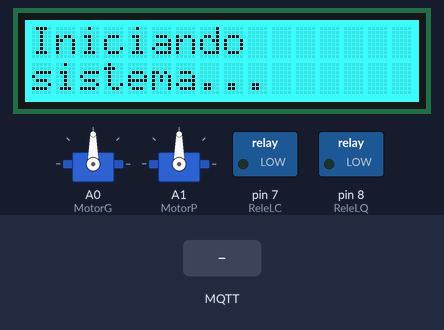
The sketch below on a simulated Arduino Uno, built with avr-gcc and run on an emulated ATmega328P. Shown: 16×2 character LCD, 2 × servo, switched loads named in the sketch (green lamp = pin HIGH). The inputs (shaded band) are chosen by the test bench. WiFi joins after 1.5 s; servers stay silent unless stated; no MQTT or app messages arrive unless stated; what the sketch prints to the serial monitor is not drawn.

Above: at 4.2 s.
4.3 s: MQTT message "1" arrives on the second subscribed topic
At 6.2 s:
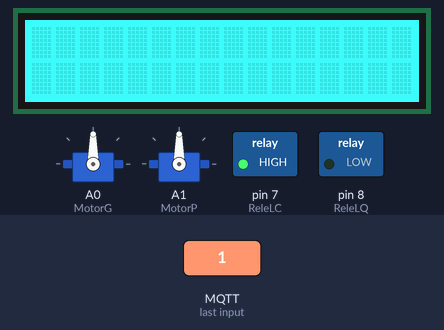
7.0 s: MQTT message "1" arrives on the third subscribed topic
At 7.9 s:
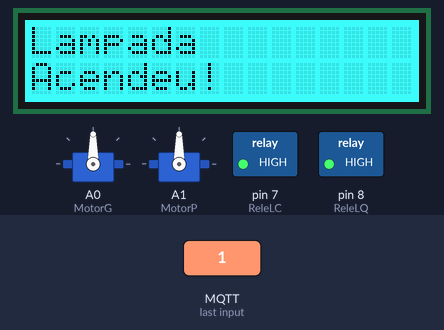
9.7 s: MQTT message "CozinhaLamp" arrives on the second subscribed topic
At 10.4 s:
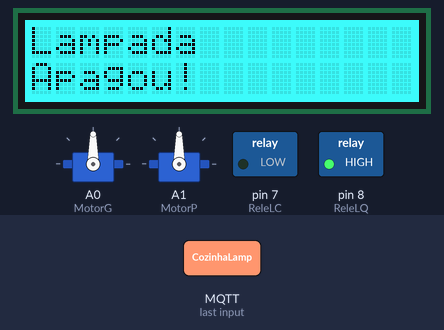
12.4 s: MQTT message "CozinhaLamp" arrives on the third subscribed topic
At 14.7 s:
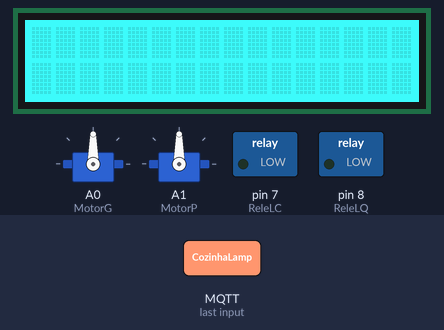
Timing chart, 0 to 16.1 s (numbered marks = the images above; inputs shaded):
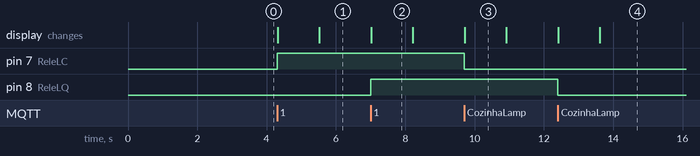

Measured:
- after the input at 4.3 s, pin 7 (ReleLC): LOW → HIGH at once; the display: first changes at once (image 1 shows a later state)
- after the input at 7.0 s, pin 8 (ReleLQ): LOW → HIGH at once; the display: changes at once (image 2)
- after the input at 9.7 s, pin 7 (ReleLC): HIGH → LOW at once; the display: changes at once (image 3)
- after the input at 12.4 s, pin 8 (ReleLQ): HIGH → LOW at once; the display: first changes at once (image 4 shows a later state)
- what the display in image 2 shows lasts 1.2 s, from 7.0 s to 8.2 s

The sketch:

bora.ino
```cpp
#include <Wire.h>
#include "rgb_lcd.h"
#include <Servo.h>

#include <SPI.h>
#include <Ethernet.h>
#include <PubSubClient.h>

rgb_lcd lcd;

#define ReleLC 7
#define ReleLQ 8
Servo MotorG;
Servo MotorP;

// Update these with values suitable for your network.
byte mac[] = {  0xDE, 0xEC, 0xAA, 0xEE, 0x15, 0x30 }; //colocar matricula
//IPAddress ip(192, 168, 0, 15); comentado pois está dinamico no roteador
IPAddress broker(192, 168, 2, 4); //server ubunto/broker eh o que faz a comunicacao

EthernetClient ethClient;
PubSubClient client(ethClient);

void callback(char* topic, byte* payload, unsigned int length) {
  Serial.print("Message arrived [");
  Serial.print(topic);
  Serial.print("] ");
  for (int i = 0; i < length; i++) {
    Serial.print((char)payload[i]);
  }
  Serial.println();

  if (strcmp(topic, "CozinhaLamp") == 0)
  {

    int val = atoi((char*)payload);
    if (val == 1)
    {
      digitalWrite(ReleLC, HIGH);
      Serial.println("Lampada da cozinha acendeu!");
      lcd.setCursor(0, 0);
      lcd.print("Lampada");
      lcd.setCursor(0, 1);
      lcd.print("Acendeu!");
      delay(1200);
      lcd.clear();

    } else if (val == 0 ) {

      digitalWrite(ReleLC, LOW);
      Serial.println("Lampada da cozinha apagou!");
      lcd.setCursor(0, 0);
      lcd.print("Lampada");
      lcd.setCursor(0, 1);
      lcd.print("Apagou!");
      delay(1200);
      lcd.clear();
    }
  }

  if (strcmp(topic, "QuartoLamp") == 0)
  {

    int val = atoi((char*)payload);
    if (val == 1)
    {
      digitalWrite(ReleLQ, HIGH);
      Serial.println("Lampada do quarto acendeu!");
      lcd.setCursor(0, 0);
      lcd.print("Lampada");
      lcd.setCursor(0, 1);
      lcd.print("Acendeu!");
      delay(1200);
      lcd.clear();

    } else if (val == 0 ) {

      digitalWrite(ReleLQ, LOW);
      Serial.println("Lampada do quarto apagou!");
      lcd.setCursor(0, 0);
      lcd.print("Lampada");
      lcd.setCursor(0, 1);
      lcd.print("Apagou!");
      delay(1200);
      lcd.clear();
    }
  }

  if (strcmp(topic, "GaragemPortao") == 0)
  {
    int val = atoi((char*)payload);
    if (val == 1)
    {
      MotorG.write(0);
      Serial.println("Portao da garagem abriu!");
      lcd.setCursor(0, 0);
      lcd.print("Portao Garagem");
      lcd.setCursor(0, 1);
      lcd.print("Abriu!");
      delay(1200);
      lcd.clear();

    } else if (val == 0) {

      MotorG.write(90);
      Serial.println("Portao da garagem fechou!");
      lcd.setCursor(0, 0);
      lcd.print("Portao Garagem");
      lcd.setCursor(0, 1);
      lcd.print("Fechou!");
      delay(1200);
      lcd.clear();

    }
  }

  if (strcmp(topic, "QuartoPorta") == 0)
  {
    int val = atoi((char*)payload);
    if (val == 1)
    {
      MotorP.write(90);
      Serial.println("Porta do Quarto abriu!");
      lcd.setCursor(0, 0);
      lcd.print("Porta do Quarto");
      lcd.setCursor(0, 1);
      lcd.print("Abriu!");
      delay(1200);
      lcd.clear();
    } else if (val == 0) {

      MotorP.write(0);
      Serial.println("Porta do Quarto fechou!");
      lcd.setCursor(0, 0);
      lcd.print("Porta do Quarto");
      lcd.setCursor(0, 1);
      lcd.print("Fechou!");
      delay(1200);
      lcd.clear();

    }
  }

  memset(payload, 0, length);
}

void reconnect() {
  // Loop until we're reconnected
  while (!client.connected()) {
    Serial.print("Attempting MQTT connection...");
    // Attempt to connect
    if (client.connect("arduinoClient")) {
      Serial.println("connected");
      // Once connected, publish an announcement...
      client.publish("outTopic", "hello world");
      // ... and resubscribe
      client.subscribe("inTopic");//topico para ser subscrito
      client.subscribe("CozinhaLamp");
      client.subscribe("QuartoLamp");
      client.subscribe("GaragemPortao");
      client.subscribe("QuartoPorta");
    } else {
      Serial.print("failed, rc=");
      Serial.print(client.state());
      Serial.println(" try again in 5 seconds");
      // Wait 2 seconds before retrying
      delay(2000);
    }
  }
}

void setup()
{
  Serial.begin(115200);

  lcd.begin(16, 2);
  lcd.setRGB(0, 255, 255);
  lcd.print("Iniciando");
  lcd.setCursor(0, 1);
  lcd.print("sistema...");
  pinMode(ReleLC, OUTPUT);
  pinMode(ReleLQ, OUTPUT);
  MotorG.attach(A0);
  MotorP.attach(A1);
  digitalWrite(ReleLC, LOW);
  digitalWrite(ReleLQ, LOW);

  Serial.println("Starting System...");

  if (Ethernet.begin(mac) == 0)
  {
    Serial.println("Failed to configure Ethernet using DHCP");
  }
  else
  {
    Serial.println("Succeeded to configure Ethernet using DHCP");
  }
  // print your local IP address:
  Serial.print("My IP address: ");
  for (byte thisByte = 0; thisByte < 4; thisByte++) {
    // print the value of each byte of the IP address:
    Serial.print(Ethernet.localIP()[thisByte], DEC);
    Serial.print(".");
  }
  Serial.println();
  // Allow the hardware to sort itself out
  delay(1500);

  client.setServer(broker, 1883);
  client.setCallback(callback);
}

void loop()
{

  if (!client.connected()) {
    reconnect();
  }
  client.loop();

}
```
